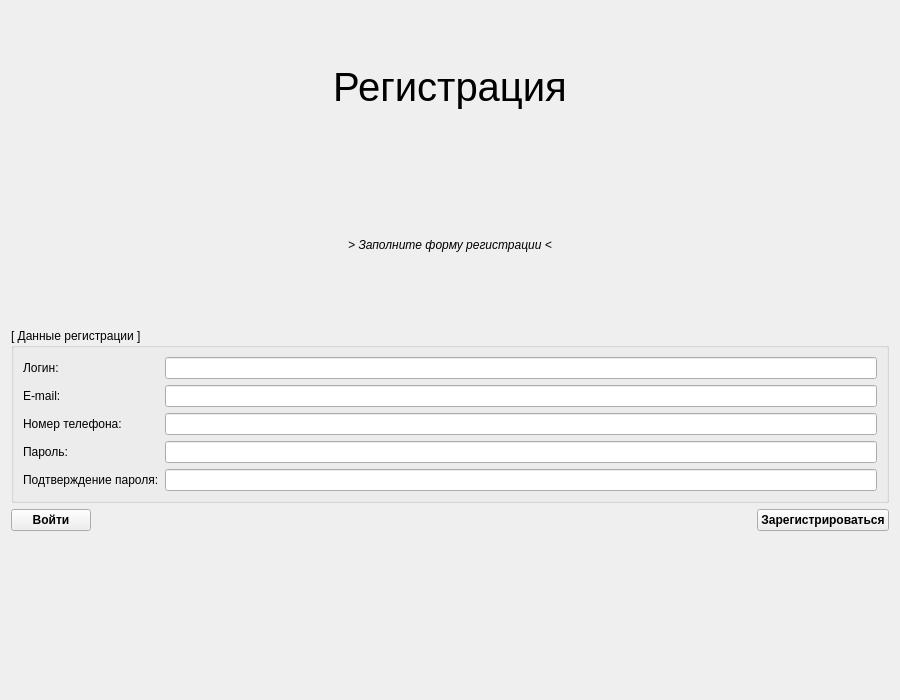
<?xml version="1.0" encoding="UTF-8"?>
<ui version="4.0">
 <class>RegistrationPage</class>
 <widget class="QWidget" name="RegistrationPage">
  <property name="geometry">
   <rect>
    <x>0</x>
    <y>0</y>
    <width>900</width>
    <height>700</height>
   </rect>
  </property>
  <layout class="QVBoxLayout" name="verticalLayout">
   <item>
    <widget class="QLabel" name="titleLabel">
     <property name="font">
      <font>
       <pointsize>30</pointsize>
      </font>
     </property>
     <property name="text">
      <string>Регистрация</string>
     </property>
     <property name="alignment">
      <set>Qt::AlignmentFlag::AlignCenter</set>
     </property>
    </widget>
   </item>
   <item>
    <widget class="QLabel" name="subtitleLabel">
     <property name="font">
      <font>
       <italic>true</italic>
      </font>
     </property>
     <property name="text">
      <string>&gt; Заполните форму регистрации &lt;</string>
     </property>
     <property name="alignment">
      <set>Qt::AlignmentFlag::AlignCenter</set>
     </property>
    </widget>
   </item>
   <item>
    <widget class="QGroupBox" name="registerGroup">
     <property name="title">
      <string>[ Данные регистрации ]</string>
     </property>
     <layout class="QFormLayout" name="formLayout">
      <item row="0" column="0">
       <widget class="QLabel" name="usernameLabel">
        <property name="text">
         <string>Логин:</string>
        </property>
       </widget>
      </item>
      <item row="0" column="1">
       <widget class="QLineEdit" name="usernameEdit"/>
      </item>
      <item row="1" column="0">
       <widget class="QLabel" name="emailLabel">
        <property name="text">
         <string>E-mail:</string>
        </property>
       </widget>
      </item>
      <item row="1" column="1">
       <widget class="QLineEdit" name="emailEdit"/>
      </item>
      <item row="2" column="0">
       <widget class="QLabel" name="phoneLabel">
        <property name="text">
         <string>Номер телефона:</string>
        </property>
       </widget>
      </item>
      <item row="2" column="1">
       <widget class="QLineEdit" name="phoneEdit"/>
      </item>
      <item row="3" column="0">
       <widget class="QLabel" name="passwordLabel">
        <property name="text">
         <string>Пароль:</string>
        </property>
       </widget>
      </item>
      <item row="3" column="1">
       <widget class="QLineEdit" name="passwordEdit">
        <property name="echoMode">
         <enum>QLineEdit::EchoMode::Password</enum>
        </property>
       </widget>
      </item>
      <item row="4" column="0">
       <widget class="QLabel" name="passwordConfirmLabel">
        <property name="text">
         <string>Подтверждение пароля:</string>
        </property>
       </widget>
      </item>
      <item row="4" column="1">
       <widget class="QLineEdit" name="passwordConfirmEdit">
        <property name="echoMode">
         <enum>QLineEdit::EchoMode::Password</enum>
        </property>
       </widget>
      </item>
     </layout>
    </widget>
   </item>
   <item>
    <layout class="QHBoxLayout" name="buttonsLayout">
     <item>
      <widget class="QPushButton" name="backToLogin">
       <property name="font">
        <font>
         <family>Ubuntu</family>
         <bold>true</bold>
        </font>
       </property>
       <property name="text">
        <string>Войти</string>
       </property>
      </widget>
     </item>
     <item>
      <spacer name="hSpacer">
       <property name="orientation">
        <enum>Qt::Orientation::Horizontal</enum>
       </property>
       <property name="sizeHint" stdset="0">
        <size>
         <width>0</width>
         <height>0</height>
        </size>
       </property>
      </spacer>
     </item>
     <item>
      <widget class="QPushButton" name="registerButton">
       <property name="font">
        <font>
         <family>Ubuntu</family>
         <bold>true</bold>
        </font>
       </property>
       <property name="text">
        <string>Зарегистрироваться</string>
       </property>
      </widget>
     </item>
    </layout>
   </item>
   <item>
    <widget class="QLabel" name="statusLabel">
     <property name="alignment">
      <set>Qt::AlignmentFlag::AlignCenter</set>
     </property>
    </widget>
   </item>
  </layout>
 </widget>
 <resources/>
 <connections/>
</ui>
